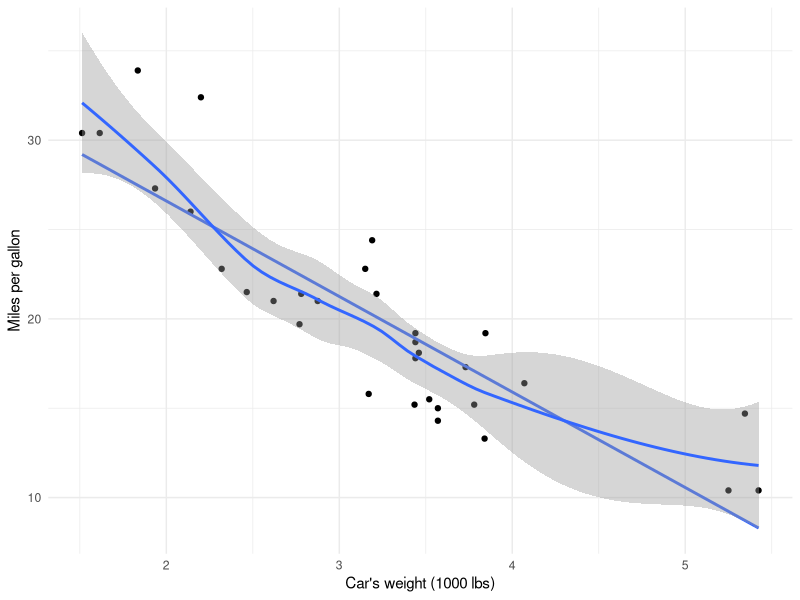

Source code (R):
## ---- chunk 1
## a static implementation that is typical in today's teaching world
dat <- mtcars

library(ggplot2)
ggplot(dat, aes(x = wt, y = mpg)) +
  geom_point() +
  labs(
    y = "Miles per gallon",
    x = "Car's weight (1000 lbs)"
  ) +
  geom_smooth(method = "lm", se = FALSE) +
  geom_smooth() +
  theme_minimal()
## ---- chunk 2




